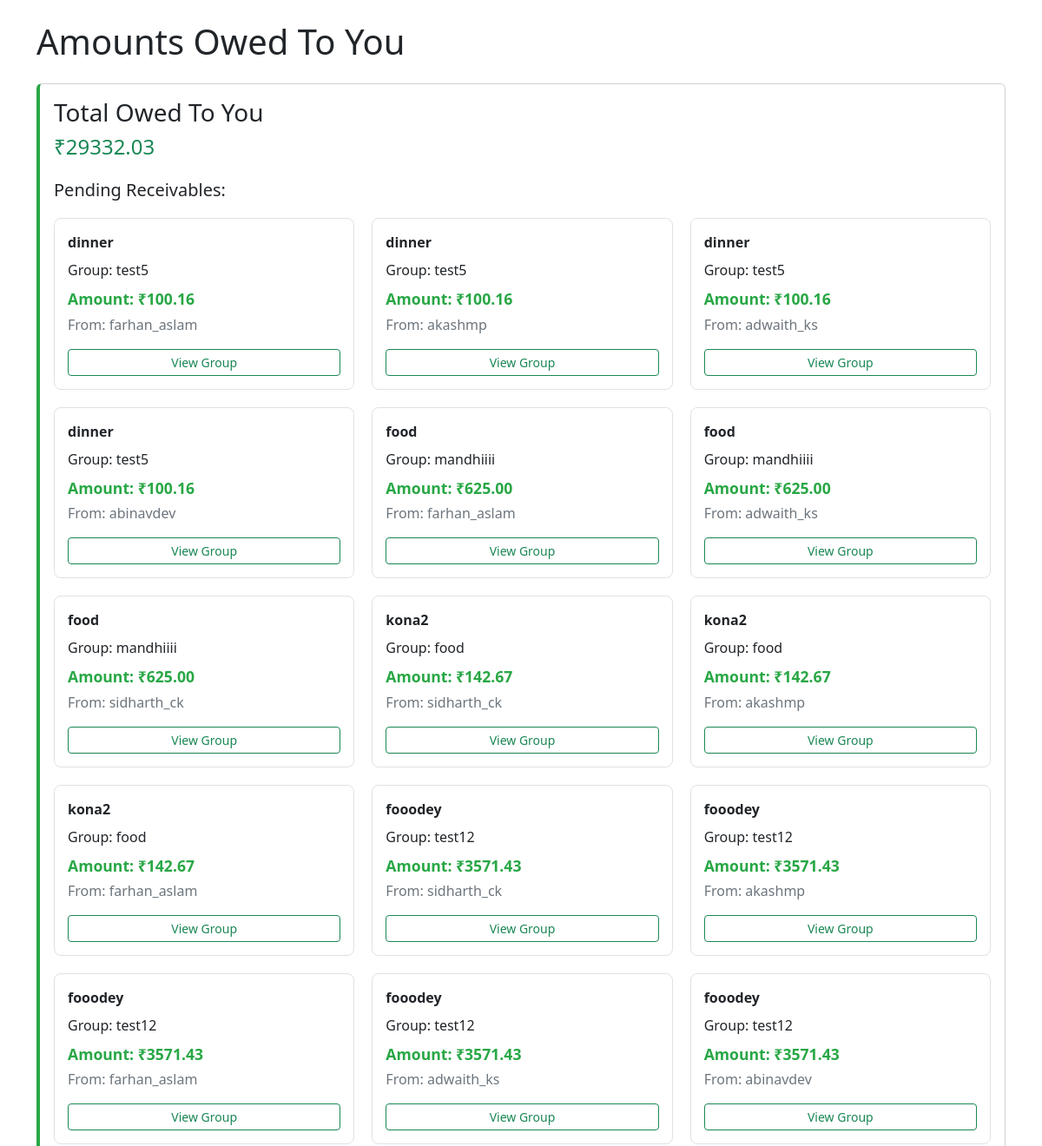
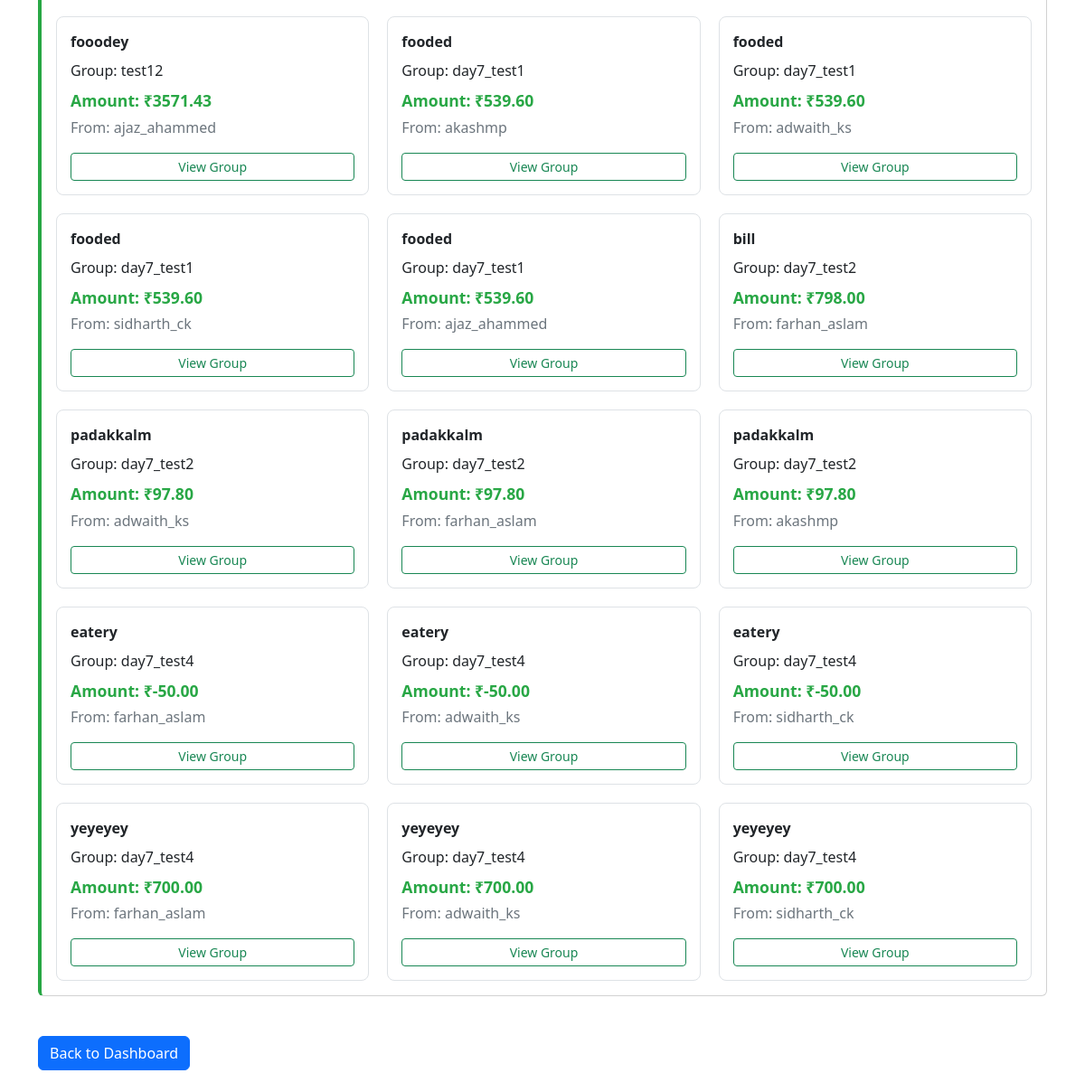
The page /dashboard/amounts-to-receive/ (signed in) on the database its author committed (2 pictures, top to bottom).
### hello/models.py (models this page shows, shortened)
class ExpenseSplit(models.Model):
    expense = models.ForeignKey(Expense, on_delete=models.CASCADE)
    user = models.ForeignKey(User, on_delete=models.CASCADE)
    share = models.DecimalField(max_digits=10, decimal_places=2)
    is_settled = models.BooleanField(default=False)

class Expense(models.Model):
    CATEGORY_CHOICES = [
        ('FOOD', 'Food'),
        ('FUEL', 'Fuel'),
        ('GROCERY', 'Grocery'),
        ('SHOPPING', 'Shopping'),
        ('BILLS', 'Bills'),
        ('TRAVEL', 'Travel'),
        ('ENTERTAINMENT', 'Entertainment'),
        ('OTHER', 'Other'),
    ]
    group = models.ForeignKey(SplitGroup, on_delete=models.CASCADE)
    name = models.CharField(max_length=100)
    amount = models.DecimalField(max_digits=10, decimal_places=2)
    date = models.DateTimeField(auto_now_add=True)
    paid_by = models.ForeignKey(User, on_delete=models.CASCADE)
    category = models.CharField(max_length=20, choices=CATEGORY_CHOICES, default='OTHER')
    is_active = models.BooleanField(default=True)

class SplitGroup(models.Model):
    name = models.CharField(max_length=100)
    description = models.TextField(blank=True, null=True)
    created_at = models.DateTimeField(auto_now_add=True)
    creator = models.ForeignKey(User, on_delete=models.CASCADE)
    is_active = models.BooleanField(default=True)

### hello/views.py (the view)
# urls.py: path('dashboard/amounts-to-receive/', views.amounts_to_receive, name='amounts_to_receive'),
@never_cache
@login_required
def amounts_to_receive(request):
    owed_to_user = ExpenseSplit.objects.filter(
        expense__paid_by=request.user,
        is_settled=False
    ).exclude(user=request.user).select_related('expense', 'expense__group', 'user')
    total_owed_to_user = owed_to_user.aggregate(total=Sum('share'))['total'] or 0
    return render(request, 'hello/amounts_to_receive.html', {
        'owed_to_user': owed_to_user,
        'total_owed_to_user': total_owed_to_user,
    })

### hello/templates/hello/amounts_to_receive.html (shortened to what this page needs)
<!DOCTYPE html>
<html>
<head>
    <link href="https://cdn.jsdelivr.net/npm/bootstrap@5.3.0/dist/css/bootstrap.min.css" rel="stylesheet">
</head>
<body>
    <div class="container py-4">
        <h1 class="mb-4">Amounts Owed To You</h1>
        <div class="card summary-card">
            <div class="card-body">
                <h3 class="card-title">Total Owed To You</h3>
                <h4 class="text-success">₹{{ total_owed_to_user|floatformat:2 }}</h4>
                <div class="mt-4">
                    <h5>Pending Receivables:</h5>
                    <div class="splits-container">
                        {% for split in owed_to_user %}
                        <div class="split-item">
                            <strong>{{ split.expense.name }}</strong>
                            <div class="mt-2">Group: {{ split.expense.group.name }}</div>
                            <div class="split-amount mt-2">Amount: ₹{{ split.share|floatformat:2 }}</div>
                            <div class="split-from mt-1">From: {{ split.user.username }}</div>
                            <a href="{% url 'view_group' split.expense.group.id %}"
                               class="btn btn-sm btn-outline-success mt-3 w-100">
                                View Group
                            </a>
                        </div>
                        {% empty %}
                        <p class="text-muted">No pending receivables!</p>
                        {% endfor %}
                    </div>
                </div>
            </div>
        </div>
        <a href="{% url 'dashboard' %}" class="btn btn-primary mt-4">Back to Dashboard</a>
    </div>
</body>
</html>

### hello/templates/hello/amounts_to_receive.html (style rules this page uses)
.summary-card { border-left: 4px solid #28a745; margin-bottom: 20px; }
.splits-container { display: grid; grid-template-columns: repeat(auto-fill, minmax(300px, 1fr)); gap: 20px; margin-top: 20px; }
.split-item { padding: 15px; border: 1px solid #dee2e6; border-radius: 8px; transition: transform 0.2s, box-shadow 0.2s; }
.split-amount { font-size: 1.1rem; font-weight: bold; color: #28a745; }
.split-from { color: #6c757d; }

### rows shown on the page
ExpenseSplit: expense.name "dinner", expense.group.name "test5", share "100.16", user.username "farhan_aslam"
ExpenseSplit: expense.name "dinner", expense.group.name "test5", share "100.16", user.username "akashmp"
ExpenseSplit: expense.name "dinner", expense.group.name "test5", share "100.16", user.username "adwaith_ks"
ExpenseSplit: expense.name "dinner", expense.group.name "test5", share "100.16", user.username "abinavdev"
ExpenseSplit: expense.name "food", expense.group.name "mandhiiii", share "625.00", user.username "farhan_aslam"
ExpenseSplit: expense.name "food", expense.group.name "mandhiiii", share "625.00", user.username "adwaith_ks"
ExpenseSplit: expense.name "food", expense.group.name "mandhiiii", share "625.00", user.username "sidharth_ck"
ExpenseSplit: expense.name "kona2", expense.group.name "food", share "142.67", user.username "sidharth_ck"
ExpenseSplit: expense.name "kona2", expense.group.name "food", share "142.67", user.username "akashmp"
ExpenseSplit: expense.name "kona2", expense.group.name "food", share "142.67", user.username "farhan_aslam"
ExpenseSplit: expense.name "fooodey", expense.group.name "test12", share "3571.43", user.username "sidharth_ck"
ExpenseSplit: expense.name "fooodey", expense.group.name "test12", share "3571.43", user.username "akashmp"
ExpenseSplit: expense.name "fooodey", expense.group.name "test12", share "3571.43", user.username "farhan_aslam"
ExpenseSplit: expense.name "fooodey", expense.group.name "test12", share "3571.43", user.username "adwaith_ks"
ExpenseSplit: expense.name "fooodey", expense.group.name "test12", share "3571.43", user.username "abinavdev"
ExpenseSplit: expense.name "fooodey", expense.group.name "test12", share "3571.43", user.username "ajaz_ahammed"
ExpenseSplit: expense.name "fooded", expense.group.name "day7_test1", share "539.60", user.username "akashmp"
ExpenseSplit: expense.name "fooded", expense.group.name "day7_test1", share "539.60", user.username "adwaith_ks"
ExpenseSplit: expense.name "fooded", expense.group.name "day7_test1", share "539.60", user.username "sidharth_ck"
ExpenseSplit: expense.name "fooded", expense.group.name "day7_test1", share "539.60", user.username "ajaz_ahammed"
ExpenseSplit: expense.name "bill", expense.group.name "day7_test2", share "798.00", user.username "farhan_aslam"
ExpenseSplit: expense.name "padakkalm", expense.group.name "day7_test2", share "97.80", user.username "adwaith_ks"
ExpenseSplit: expense.name "padakkalm", expense.group.name "day7_test2", share "97.80", user.username "farhan_aslam"
ExpenseSplit: expense.name "padakkalm", expense.group.name "day7_test2", share "97.80", user.username "akashmp"
ExpenseSplit: expense.name "eatery", expense.group.name "day7_test4", share "-50.00", user.username "farhan_aslam"
ExpenseSplit: expense.name "eatery", expense.group.name "day7_test4", share "-50.00", user.username "adwaith_ks"
ExpenseSplit: expense.name "eatery", expense.group.name "day7_test4", share "-50.00", user.username "sidharth_ck"
ExpenseSplit: expense.name "yeyeyey", expense.group.name "day7_test4", share "700.00", user.username "farhan_aslam"
ExpenseSplit: expense.name "yeyeyey", expense.group.name "day7_test4", share "700.00", user.username "adwaith_ks"
ExpenseSplit: expense.name "yeyeyey", expense.group.name "day7_test4", share "700.00", user.username "sidharth_ck"

### other values the page prints
{{ total_owed_to_user|floatformat:2 }} "29332.03"
